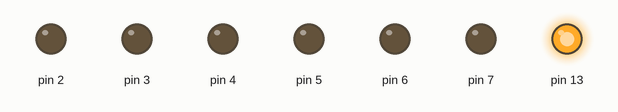
The sketch below on a simulated Arduino Uno, built with avr-gcc and run on an emulated ATmega328P. Shown: output pins drawn as LEDs (lit = HIGH).

Above: at 0.1 s.
At 4.1 s:
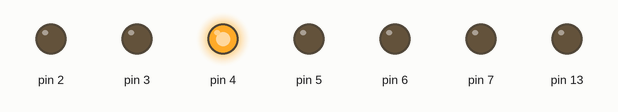
At 9.1 s:
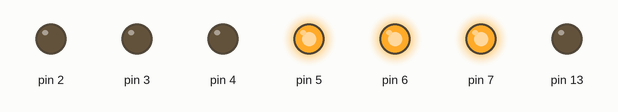
At 19.1 s:
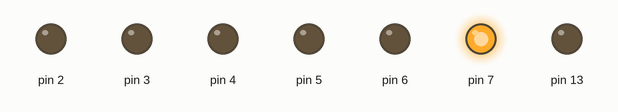
At 28.1 s:
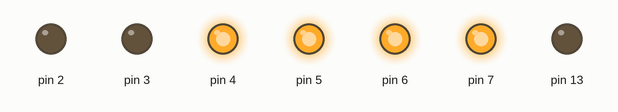
At 39.1 s:
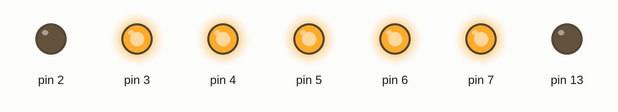
Timing chart, 0 to 40.0 s (numbered marks = the images above):
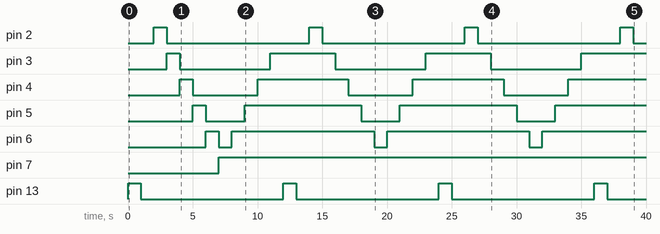

The sketch:

flash.ino
```cpp
void setup(){
    pinMode(13,HIGH);
    for(int i=2;i<8;i++){
        pinMode(i,OUTPUT);
    }
}

void loop(){
    digitalWrite(13,HIGH);
    delay(1000);
    digitalWrite(13,LOW);
    delay(1000);
    for(int i=2;i<7;i++){
        digitalWrite(i,HIGH);
        delay(1000);
        digitalWrite(i,LOW);
    }
    for(int i=7;i>2;i--){
        digitalWrite(i,HIGH);
        delay(1000);
        digitalWrite(i,HIGH);
    }
}

//有问题
```

Measured:
- by itself, pin 2, pin 13: alternates HIGH for 1.0 s and LOW for 11.0 s
- by itself, pin 3: repeats every 12.0 s: LOW 7.0 s, HIGH 5.0 s
- by itself, pin 4: repeats every 12.0 s: LOW 5.0 s, HIGH 7.0 s
- by itself, pin 5: repeats every 12.0 s: LOW 3.0 s, HIGH 9.0 s
- by itself, pin 6: repeats every 12.0 s: LOW 1.0 s, HIGH 11.0 s
- by itself, pin 7: LOW → HIGH at 7.0 s
